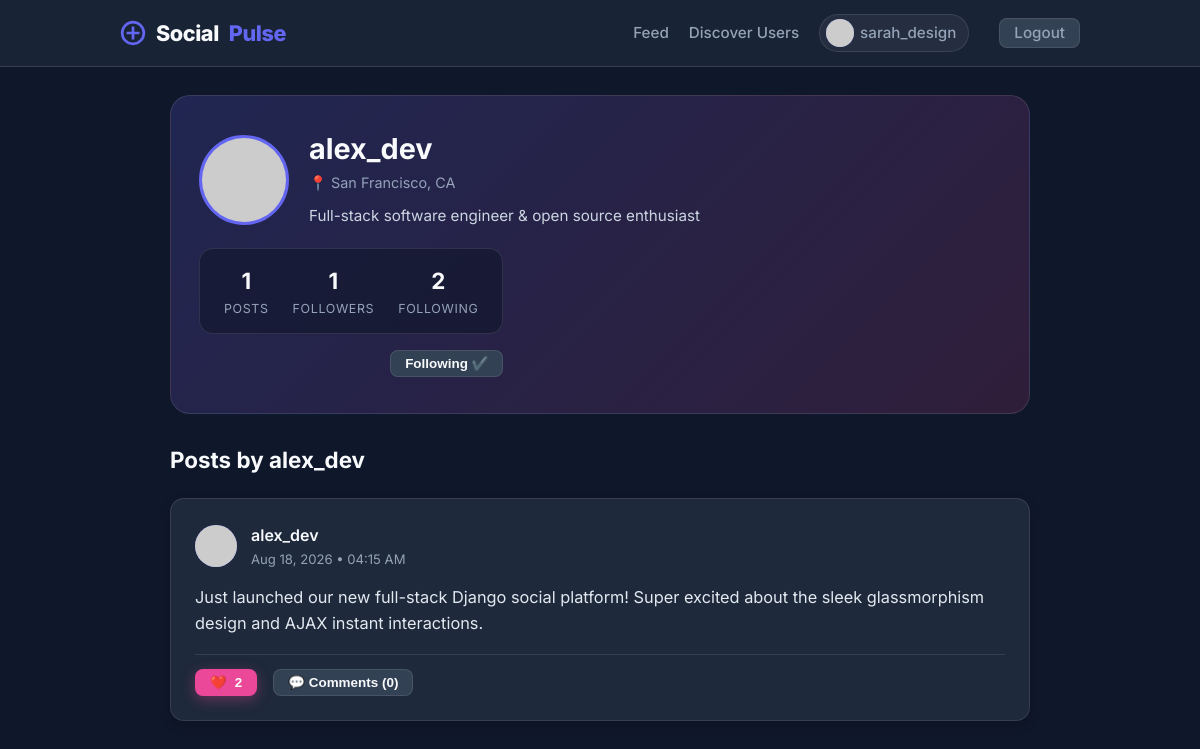
The page /profile/alex_dev/ (signed in) on the database its author committed.
### social_app/models.py (models this page shows, shortened)
class Profile(models.Model):
    user = models.OneToOneField(User, on_delete=models.CASCADE, related_name='profile')
    bio = models.TextField(max_length=500, blank=True, default="Welcome to my profile!")
    location = models.CharField(max_length=100, blank=True, default="Earth")
    avatar_url = models.URLField(blank=True, default="https://api.dicebear.com/7.x/bottts/svg?seed=avatar")

class Post(models.Model):
    author = models.ForeignKey(User, on_delete=models.CASCADE, related_name='posts')
    content = models.TextField(max_length=1000)
    created_at = models.DateTimeField(auto_now_add=True)
    likes = models.ManyToManyField(User, related_name='liked_posts', blank=True)
    class Meta:
        ordering = ['-created_at']
    def total_likes(self):
        return self.likes.count()

### social_app/views.py (the view)
# urls.py: path('profile/', views.profile_view, name='profile'),
@login_required
def profile_view(request, username=None):
    if username:
        profile_user = get_object_or_404(User, username=username)
    else:
        profile_user = request.user
    posts = Post.objects.filter(author=profile_user).prefetch_related('likes', 'comments')
    followers_count = Follow.objects.filter(following=profile_user).count()
    following_count = Follow.objects.filter(follower=profile_user).count()
    is_following = False
    if request.user != profile_user:
        is_following = Follow.objects.filter(follower=request.user, following=profile_user).exists()
    user_liked_ids = set(request.user.liked_posts.values_list('id', flat=True))
    context = {
        'profile_user': profile_user,
        'posts': posts,
        'followers_count': followers_count,
        'following_count': following_count,
        'is_following': is_following,
        'user_liked_ids': user_liked_ids
    }
    return render(request, 'profile.html', context)

### templates/profile.html (shortened to what this page needs)
{% extends 'base.html' %}
{% block content %}
<div class="profile-banner">
  <div class="profile-main-info">
    <img src="{{ profile_user.profile.avatar_url }}" class="avatar-lg" alt="{{ profile_user.username }}">
    <div>
      <h1 style="font-size:1.8rem;line-height:1.2;">{{ profile_user.username }}</h1>
      <p style="color:var(--text-muted);font-size:0.9rem;margin-top:4px;">📍 {{ profile_user.profile.location }}</p>
      <p style="color:#cbd5e1;font-size:0.95rem;margin-top:10px;">{{ profile_user.profile.bio }}</p>
    </div>
  </div>
  <div style="display:flex;flex-direction:column;align-items:flex-end;gap:16px;">
    <div class="profile-stats">
      <div class="stat-item">
        <div class="stat-val">{{ posts.count }}</div>
        <div class="stat-lbl">Posts</div>
      </div>
      <div class="stat-item">
        <div class="stat-val" id="followers-count">{{ followers_count }}</div>
        <div class="stat-lbl">Followers</div>
      </div>
      <div class="stat-item">
        <div class="stat-val">{{ following_count }}</div>
        <div class="stat-lbl">Following</div>
      </div>
    </div>
    {% if user == profile_user %}
      <a href="{% url 'edit_profile' %}" class="btn btn-secondary btn-sm">⚙️ Edit Profile</a>
    {% else %}
      <button id="follow-btn-{{ profile_user.id }}"
              onclick="toggleFollow({{ profile_user.id }}, 'follow-btn-{{ profile_user.id }}')"
              class="btn {% if is_following %}btn-secondary{% else %}btn-primary{% endif %} btn-sm">
        {% if is_following %}Following ✔️{% else %}Follow +{% endif %}
      </button>
    {% endif %}
  </div>
</div>
<h2 style="font-size:1.4rem;margin-bottom:20px;">Posts by {{ profile_user.username }}</h2>
{% if posts %}
  {% for post in posts %}
    <div class="card">
      <div class="post-header">
        <img src="{{ post.author.profile.avatar_url }}" class="avatar-sm" alt="{{ post.author.username }}">
        <div>
          <span class="post-author">{{ post.author.username }}</span>
          <div class="post-time">{{ post.created_at|date:"M d, Y • h:i A" }}</div>
        </div>
      </div>
      <div class="post-content">{{ post.content }}</div>
      <div class="post-footer">
        <button id="like-btn-{{ post.id }}" onclick="toggleLike({{ post.id }})" class="btn btn-pink btn-sm {% if post.id in user_liked_ids %}active{% endif %}">
          <span class="heart-icon">{% if post.id in user_liked_ids %}❤️{% else %}🤍{% endif %}</span>
          <span id="like-count-{{ post.id }}">{{ post.total_likes }}</span>
        </button>
        <button onclick="toggleComments({{ post.id }})" class="btn btn-secondary btn-sm">
          💬 Comments ({{ post.comments.count }})
        </button>
      </div>
    </div>
  {% endfor %}
{% else %}
  <div class="card" style="text-align:center;padding:40px;">
    <p style="color:var(--text-muted)">No posts shared yet by {{ profile_user.username }}.</p>
  </div>
{% endif %}
{% endblock %}

### templates/base.html (shortened to what this page needs)
{% load static %}
<!doctype html>
<html lang="en">
<head>
  <link rel="stylesheet" href="{% static 'css/style.css' %}">
</head>
<body>
  <header class="header">
    <div class="header-container">
      <a href="{% url 'feed' %}" class="logo">
        <svg width="26" height="26" viewBox="0 0 24 24" fill="none" stroke="var(--primary)" stroke-width="2.5">
          <circle cx="12" cy="12" r="10"></circle>
          <path d="M12 6v12M6 12h12"></path>
        </svg>
        Social<span>Pulse</span>
      </a>
      <nav class="nav-links">
        {% if user.is_authenticated %}
          <a href="{% url 'feed' %}">Feed</a>
          <a href="{% url 'discover' %}">Discover Users</a>
          <a href="{% url 'profile' %}" class="user-badge">
            <img src="{{ user.profile.avatar_url }}" class="avatar-xs" alt="{{ user.username }}">
            <span>{{ user.username }}</span>
          </a>
          <a href="{% url 'logout' %}" class="btn btn-secondary btn-sm" style="margin-left:10px;">Logout</a>
        {% else %}
          <a href="{% url 'login' %}">Login</a>
          <a href="{% url 'register' %}" class="btn btn-primary btn-sm">Register</a>
        {% endif %}
      </nav>
    </div>
  </header>
  <main class="container">
    {% block content %}{% endblock %}
  </main>
</body>
</html>

### rows shown on the page
Post: author.username "alex_dev", created_at "Aug 18, 2026 • 04:15 AM", content "Just launched our new full-stack Django social platform! Super excited about the sleek glassmorphism design and AJAX instant interactions.", total_likes "2", comments.count "0"

### other values the page prints
{{ user.username }} "sarah_design"
{{ profile_user.username }} "alex_dev"
{{ profile_user.profile.location }} "San Francisco, CA"
{{ profile_user.profile.bio }} "Full-stack software engineer & open source enthusiast"
{{ posts.count }} "1"
{{ followers_count }} "1"
{{ following_count }} "2"
